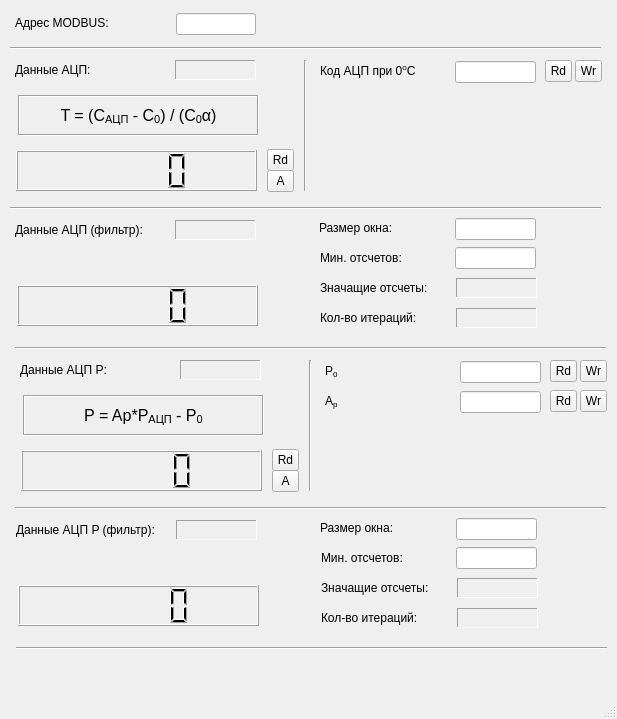
<?xml version="1.0" encoding="UTF-8"?>
<ui version="4.0">
 <class>fmTPPar</class>
 <widget class="QMainWindow" name="fmTPPar">
  <property name="geometry">
   <rect>
    <x>0</x>
    <y>0</y>
    <width>617</width>
    <height>719</height>
   </rect>
  </property>
  <property name="minimumSize">
   <size>
    <width>617</width>
    <height>382</height>
   </size>
  </property>
  <property name="maximumSize">
   <size>
    <width>617</width>
    <height>16777215</height>
   </size>
  </property>
  <property name="windowTitle">
   <string> Термометр и Измеритель давления</string>
  </property>
  <widget class="QWidget" name="centralwidget">
   <widget class="QLCDNumber" name="lcdDataConv">
    <property name="geometry">
     <rect>
      <x>16</x>
      <y>150</y>
      <width>241</width>
      <height>41</height>
     </rect>
    </property>
   </widget>
   <widget class="QLabel" name="label">
    <property name="geometry">
     <rect>
      <x>15</x>
      <y>62</y>
      <width>111</width>
      <height>16</height>
     </rect>
    </property>
    <property name="font">
     <font>
      <pointsize>9</pointsize>
     </font>
    </property>
    <property name="text">
     <string>Данные АЦП:</string>
    </property>
   </widget>
   <widget class="QToolButton" name="tbScan">
    <property name="geometry">
     <rect>
      <x>267</x>
      <y>149</y>
      <width>27</width>
      <height>22</height>
     </rect>
    </property>
    <property name="text">
     <string>Rd</string>
    </property>
   </widget>
   <widget class="QLabel" name="llData">
    <property name="geometry">
     <rect>
      <x>175</x>
      <y>60</y>
      <width>81</width>
      <height>20</height>
     </rect>
    </property>
    <property name="font">
     <font>
      <pointsize>9</pointsize>
     </font>
    </property>
    <property name="frameShape">
     <enum>QFrame::Panel</enum>
    </property>
    <property name="frameShadow">
     <enum>QFrame::Sunken</enum>
    </property>
    <property name="text">
     <string/>
    </property>
   </widget>
   <widget class="QToolButton" name="tbAutoScan">
    <property name="geometry">
     <rect>
      <x>267</x>
      <y>170</y>
      <width>27</width>
      <height>22</height>
     </rect>
    </property>
    <property name="text">
     <string>A</string>
    </property>
   </widget>
   <widget class="Line" name="line">
    <property name="geometry">
     <rect>
      <x>295</x>
      <y>60</y>
      <width>20</width>
      <height>131</height>
     </rect>
    </property>
    <property name="orientation">
     <enum>Qt::Vertical</enum>
    </property>
   </widget>
   <widget class="QToolButton" name="tbCR0Wr">
    <property name="geometry">
     <rect>
      <x>575</x>
      <y>60</y>
      <width>27</width>
      <height>22</height>
     </rect>
    </property>
    <property name="text">
     <string>Wr</string>
    </property>
   </widget>
   <widget class="QLineEdit" name="leCR0">
    <property name="geometry">
     <rect>
      <x>455</x>
      <y>61</y>
      <width>81</width>
      <height>22</height>
     </rect>
    </property>
    <property name="font">
     <font>
      <pointsize>9</pointsize>
     </font>
    </property>
   </widget>
   <widget class="QLabel" name="label_14">
    <property name="geometry">
     <rect>
      <x>320</x>
      <y>63</y>
      <width>121</width>
      <height>16</height>
     </rect>
    </property>
    <property name="font">
     <font>
      <pointsize>9</pointsize>
     </font>
    </property>
    <property name="lineWidth">
     <number>-5</number>
    </property>
    <property name="text">
     <string>Код АЦП при 0&lt;sup&gt;o&lt;/sup&gt;С</string>
    </property>
   </widget>
   <widget class="QToolButton" name="tbCR0Rd">
    <property name="geometry">
     <rect>
      <x>545</x>
      <y>60</y>
      <width>27</width>
      <height>22</height>
     </rect>
    </property>
    <property name="text">
     <string>Rd</string>
    </property>
   </widget>
   <widget class="QLabel" name="label_16">
    <property name="geometry">
     <rect>
      <x>15</x>
      <y>15</y>
      <width>111</width>
      <height>16</height>
     </rect>
    </property>
    <property name="font">
     <font>
      <pointsize>9</pointsize>
     </font>
    </property>
    <property name="text">
     <string>Адрес MODBUS:</string>
    </property>
   </widget>
   <widget class="QLineEdit" name="leAddrMB">
    <property name="geometry">
     <rect>
      <x>176</x>
      <y>13</y>
      <width>80</width>
      <height>22</height>
     </rect>
    </property>
    <property name="font">
     <font>
      <pointsize>9</pointsize>
     </font>
    </property>
   </widget>
   <widget class="Line" name="line_2">
    <property name="geometry">
     <rect>
      <x>10</x>
      <y>40</y>
      <width>591</width>
      <height>16</height>
     </rect>
    </property>
    <property name="orientation">
     <enum>Qt::Horizontal</enum>
    </property>
   </widget>
   <widget class="QLabel" name="label_3">
    <property name="geometry">
     <rect>
      <x>18</x>
      <y>95</y>
      <width>241</width>
      <height>41</height>
     </rect>
    </property>
    <property name="font">
     <font>
      <family>Arial</family>
      <pointsize>12</pointsize>
      <weight>50</weight>
      <bold>false</bold>
     </font>
    </property>
    <property name="frameShape">
     <enum>QFrame::Box</enum>
    </property>
    <property name="frameShadow">
     <enum>QFrame::Sunken</enum>
    </property>
    <property name="text">
     <string>T =  (C&lt;sub&gt;АЦП&lt;/sub&gt; - С&lt;sub&gt;0&lt;/sub&gt;) / (С&lt;sub&gt;0&lt;/sub&gt;&amp;#945;)</string>
    </property>
    <property name="alignment">
     <set>Qt::AlignCenter</set>
    </property>
   </widget>
   <widget class="Line" name="line_3">
    <property name="geometry">
     <rect>
      <x>10</x>
      <y>200</y>
      <width>591</width>
      <height>16</height>
     </rect>
    </property>
    <property name="orientation">
     <enum>Qt::Horizontal</enum>
    </property>
   </widget>
   <widget class="QLabel" name="label_4">
    <property name="geometry">
     <rect>
      <x>15</x>
      <y>222</y>
      <width>161</width>
      <height>16</height>
     </rect>
    </property>
    <property name="font">
     <font>
      <pointsize>9</pointsize>
     </font>
    </property>
    <property name="text">
     <string>Данные АЦП (фильтр):</string>
    </property>
   </widget>
   <widget class="QLabel" name="llDataF">
    <property name="geometry">
     <rect>
      <x>175</x>
      <y>220</y>
      <width>81</width>
      <height>20</height>
     </rect>
    </property>
    <property name="font">
     <font>
      <pointsize>9</pointsize>
     </font>
    </property>
    <property name="frameShape">
     <enum>QFrame::Panel</enum>
    </property>
    <property name="frameShadow">
     <enum>QFrame::Sunken</enum>
    </property>
    <property name="text">
     <string/>
    </property>
   </widget>
   <widget class="QLCDNumber" name="lcdDataConvF">
    <property name="geometry">
     <rect>
      <x>17</x>
      <y>285</y>
      <width>241</width>
      <height>41</height>
     </rect>
    </property>
   </widget>
   <widget class="QLineEdit" name="leWSize">
    <property name="geometry">
     <rect>
      <x>455</x>
      <y>218</y>
      <width>81</width>
      <height>22</height>
     </rect>
    </property>
    <property name="font">
     <font>
      <pointsize>9</pointsize>
     </font>
    </property>
   </widget>
   <widget class="QLabel" name="label_17">
    <property name="geometry">
     <rect>
      <x>320</x>
      <y>250</y>
      <width>121</width>
      <height>16</height>
     </rect>
    </property>
    <property name="font">
     <font>
      <pointsize>9</pointsize>
     </font>
    </property>
    <property name="lineWidth">
     <number>-5</number>
    </property>
    <property name="text">
     <string>Мин. отсчетов:</string>
    </property>
   </widget>
   <widget class="QLineEdit" name="leMinCntS">
    <property name="geometry">
     <rect>
      <x>455</x>
      <y>247</y>
      <width>81</width>
      <height>22</height>
     </rect>
    </property>
    <property name="font">
     <font>
      <pointsize>9</pointsize>
     </font>
    </property>
   </widget>
   <widget class="QLabel" name="label_18">
    <property name="geometry">
     <rect>
      <x>319</x>
      <y>220</y>
      <width>91</width>
      <height>16</height>
     </rect>
    </property>
    <property name="font">
     <font>
      <pointsize>9</pointsize>
     </font>
    </property>
    <property name="lineWidth">
     <number>-5</number>
    </property>
    <property name="text">
     <string>Размер окна:</string>
    </property>
   </widget>
   <widget class="QLabel" name="llCntS">
    <property name="geometry">
     <rect>
      <x>456</x>
      <y>278</y>
      <width>81</width>
      <height>20</height>
     </rect>
    </property>
    <property name="font">
     <font>
      <pointsize>9</pointsize>
     </font>
    </property>
    <property name="frameShape">
     <enum>QFrame::Panel</enum>
    </property>
    <property name="frameShadow">
     <enum>QFrame::Sunken</enum>
    </property>
    <property name="text">
     <string/>
    </property>
   </widget>
   <widget class="QLabel" name="label_5">
    <property name="geometry">
     <rect>
      <x>320</x>
      <y>280</y>
      <width>131</width>
      <height>16</height>
     </rect>
    </property>
    <property name="font">
     <font>
      <pointsize>9</pointsize>
     </font>
    </property>
    <property name="text">
     <string>Значащие отсчеты:</string>
    </property>
   </widget>
   <widget class="QLabel" name="llNumPass">
    <property name="geometry">
     <rect>
      <x>456</x>
      <y>308</y>
      <width>81</width>
      <height>20</height>
     </rect>
    </property>
    <property name="font">
     <font>
      <pointsize>9</pointsize>
     </font>
    </property>
    <property name="frameShape">
     <enum>QFrame::Panel</enum>
    </property>
    <property name="frameShadow">
     <enum>QFrame::Sunken</enum>
    </property>
    <property name="text">
     <string/>
    </property>
   </widget>
   <widget class="QLabel" name="label_6">
    <property name="geometry">
     <rect>
      <x>320</x>
      <y>310</y>
      <width>131</width>
      <height>16</height>
     </rect>
    </property>
    <property name="font">
     <font>
      <pointsize>9</pointsize>
     </font>
    </property>
    <property name="text">
     <string>Кол-во итераций:</string>
    </property>
   </widget>
   <widget class="Line" name="line_4">
    <property name="geometry">
     <rect>
      <x>15</x>
      <y>340</y>
      <width>591</width>
      <height>16</height>
     </rect>
    </property>
    <property name="orientation">
     <enum>Qt::Horizontal</enum>
    </property>
   </widget>
   <widget class="Line" name="line_5">
    <property name="geometry">
     <rect>
      <x>15</x>
      <y>500</y>
      <width>591</width>
      <height>16</height>
     </rect>
    </property>
    <property name="orientation">
     <enum>Qt::Horizontal</enum>
    </property>
   </widget>
   <widget class="QToolButton" name="tbP0Rd">
    <property name="geometry">
     <rect>
      <x>550</x>
      <y>360</y>
      <width>27</width>
      <height>22</height>
     </rect>
    </property>
    <property name="text">
     <string>Rd</string>
    </property>
   </widget>
   <widget class="QLCDNumber" name="lcdDataConv_P">
    <property name="geometry">
     <rect>
      <x>21</x>
      <y>450</y>
      <width>241</width>
      <height>41</height>
     </rect>
    </property>
   </widget>
   <widget class="QLabel" name="label_7">
    <property name="geometry">
     <rect>
      <x>23</x>
      <y>395</y>
      <width>241</width>
      <height>41</height>
     </rect>
    </property>
    <property name="font">
     <font>
      <family>Arial</family>
      <pointsize>12</pointsize>
      <weight>50</weight>
      <bold>false</bold>
     </font>
    </property>
    <property name="frameShape">
     <enum>QFrame::Box</enum>
    </property>
    <property name="frameShadow">
     <enum>QFrame::Sunken</enum>
    </property>
    <property name="text">
     <string>P =  Ap*P&lt;sub&gt;АЦП&lt;/sub&gt; - P&lt;sub&gt;0&lt;/sub&gt;</string>
    </property>
    <property name="alignment">
     <set>Qt::AlignCenter</set>
    </property>
   </widget>
   <widget class="QLabel" name="label_15">
    <property name="geometry">
     <rect>
      <x>325</x>
      <y>363</y>
      <width>121</width>
      <height>16</height>
     </rect>
    </property>
    <property name="font">
     <font>
      <pointsize>9</pointsize>
     </font>
    </property>
    <property name="lineWidth">
     <number>-5</number>
    </property>
    <property name="text">
     <string>P&lt;sub&gt;0&lt;/sub&gt;</string>
    </property>
   </widget>
   <widget class="QLabel" name="llData_P">
    <property name="geometry">
     <rect>
      <x>180</x>
      <y>360</y>
      <width>81</width>
      <height>20</height>
     </rect>
    </property>
    <property name="font">
     <font>
      <pointsize>9</pointsize>
     </font>
    </property>
    <property name="frameShape">
     <enum>QFrame::Panel</enum>
    </property>
    <property name="frameShadow">
     <enum>QFrame::Sunken</enum>
    </property>
    <property name="text">
     <string/>
    </property>
   </widget>
   <widget class="QToolButton" name="tbScan_P">
    <property name="geometry">
     <rect>
      <x>272</x>
      <y>449</y>
      <width>27</width>
      <height>22</height>
     </rect>
    </property>
    <property name="text">
     <string>Rd</string>
    </property>
   </widget>
   <widget class="Line" name="line_6">
    <property name="geometry">
     <rect>
      <x>300</x>
      <y>360</y>
      <width>20</width>
      <height>131</height>
     </rect>
    </property>
    <property name="orientation">
     <enum>Qt::Vertical</enum>
    </property>
   </widget>
   <widget class="QLineEdit" name="leP0">
    <property name="geometry">
     <rect>
      <x>460</x>
      <y>361</y>
      <width>81</width>
      <height>22</height>
     </rect>
    </property>
    <property name="font">
     <font>
      <pointsize>9</pointsize>
     </font>
    </property>
   </widget>
   <widget class="QToolButton" name="tbAutoScan_P">
    <property name="geometry">
     <rect>
      <x>272</x>
      <y>470</y>
      <width>27</width>
      <height>22</height>
     </rect>
    </property>
    <property name="text">
     <string>A</string>
    </property>
   </widget>
   <widget class="QLabel" name="label_2">
    <property name="geometry">
     <rect>
      <x>20</x>
      <y>362</y>
      <width>111</width>
      <height>16</height>
     </rect>
    </property>
    <property name="font">
     <font>
      <pointsize>9</pointsize>
     </font>
    </property>
    <property name="text">
     <string>Данные АЦП P:</string>
    </property>
   </widget>
   <widget class="QToolButton" name="tbP0Wr">
    <property name="geometry">
     <rect>
      <x>580</x>
      <y>360</y>
      <width>27</width>
      <height>22</height>
     </rect>
    </property>
    <property name="text">
     <string>Wr</string>
    </property>
   </widget>
   <widget class="QLabel" name="label_19">
    <property name="geometry">
     <rect>
      <x>325</x>
      <y>393</y>
      <width>121</width>
      <height>16</height>
     </rect>
    </property>
    <property name="font">
     <font>
      <pointsize>9</pointsize>
     </font>
    </property>
    <property name="lineWidth">
     <number>-5</number>
    </property>
    <property name="text">
     <string>A&lt;sub&gt;p&lt;/sub&gt;</string>
    </property>
   </widget>
   <widget class="QToolButton" name="tbApRd">
    <property name="geometry">
     <rect>
      <x>550</x>
      <y>390</y>
      <width>27</width>
      <height>22</height>
     </rect>
    </property>
    <property name="text">
     <string>Rd</string>
    </property>
   </widget>
   <widget class="QLineEdit" name="leAp">
    <property name="geometry">
     <rect>
      <x>460</x>
      <y>391</y>
      <width>81</width>
      <height>22</height>
     </rect>
    </property>
    <property name="font">
     <font>
      <pointsize>9</pointsize>
     </font>
    </property>
   </widget>
   <widget class="QToolButton" name="tbApWr">
    <property name="geometry">
     <rect>
      <x>580</x>
      <y>390</y>
      <width>27</width>
      <height>22</height>
     </rect>
    </property>
    <property name="text">
     <string>Wr</string>
    </property>
   </widget>
   <widget class="QLabel" name="label_8">
    <property name="geometry">
     <rect>
      <x>321</x>
      <y>610</y>
      <width>131</width>
      <height>16</height>
     </rect>
    </property>
    <property name="font">
     <font>
      <pointsize>9</pointsize>
     </font>
    </property>
    <property name="text">
     <string>Кол-во итераций:</string>
    </property>
   </widget>
   <widget class="Line" name="line_8">
    <property name="geometry">
     <rect>
      <x>16</x>
      <y>640</y>
      <width>591</width>
      <height>16</height>
     </rect>
    </property>
    <property name="orientation">
     <enum>Qt::Horizontal</enum>
    </property>
   </widget>
   <widget class="QLabel" name="llNumPass_2">
    <property name="geometry">
     <rect>
      <x>457</x>
      <y>608</y>
      <width>81</width>
      <height>20</height>
     </rect>
    </property>
    <property name="font">
     <font>
      <pointsize>9</pointsize>
     </font>
    </property>
    <property name="frameShape">
     <enum>QFrame::Panel</enum>
    </property>
    <property name="frameShadow">
     <enum>QFrame::Sunken</enum>
    </property>
    <property name="text">
     <string/>
    </property>
   </widget>
   <widget class="QLabel" name="llCntS_2">
    <property name="geometry">
     <rect>
      <x>457</x>
      <y>578</y>
      <width>81</width>
      <height>20</height>
     </rect>
    </property>
    <property name="font">
     <font>
      <pointsize>9</pointsize>
     </font>
    </property>
    <property name="frameShape">
     <enum>QFrame::Panel</enum>
    </property>
    <property name="frameShadow">
     <enum>QFrame::Sunken</enum>
    </property>
    <property name="text">
     <string/>
    </property>
   </widget>
   <widget class="QLabel" name="label_20">
    <property name="geometry">
     <rect>
      <x>321</x>
      <y>550</y>
      <width>121</width>
      <height>16</height>
     </rect>
    </property>
    <property name="font">
     <font>
      <pointsize>9</pointsize>
     </font>
    </property>
    <property name="lineWidth">
     <number>-5</number>
    </property>
    <property name="text">
     <string>Мин. отсчетов:</string>
    </property>
   </widget>
   <widget class="QLineEdit" name="leMinCntSP">
    <property name="geometry">
     <rect>
      <x>456</x>
      <y>547</y>
      <width>81</width>
      <height>22</height>
     </rect>
    </property>
    <property name="font">
     <font>
      <pointsize>9</pointsize>
     </font>
    </property>
   </widget>
   <widget class="QLCDNumber" name="lcdDataConvF_P">
    <property name="geometry">
     <rect>
      <x>18</x>
      <y>585</y>
      <width>241</width>
      <height>41</height>
     </rect>
    </property>
   </widget>
   <widget class="QLineEdit" name="leWSizeP">
    <property name="geometry">
     <rect>
      <x>456</x>
      <y>518</y>
      <width>81</width>
      <height>22</height>
     </rect>
    </property>
    <property name="font">
     <font>
      <pointsize>9</pointsize>
     </font>
    </property>
   </widget>
   <widget class="QLabel" name="label_9">
    <property name="geometry">
     <rect>
      <x>16</x>
      <y>522</y>
      <width>161</width>
      <height>16</height>
     </rect>
    </property>
    <property name="font">
     <font>
      <pointsize>9</pointsize>
     </font>
    </property>
    <property name="text">
     <string>Данные АЦП P (фильтр):</string>
    </property>
   </widget>
   <widget class="QLabel" name="label_10">
    <property name="geometry">
     <rect>
      <x>321</x>
      <y>580</y>
      <width>131</width>
      <height>16</height>
     </rect>
    </property>
    <property name="font">
     <font>
      <pointsize>9</pointsize>
     </font>
    </property>
    <property name="text">
     <string>Значащие отсчеты:</string>
    </property>
   </widget>
   <widget class="QLabel" name="llDataF_P">
    <property name="geometry">
     <rect>
      <x>176</x>
      <y>520</y>
      <width>81</width>
      <height>20</height>
     </rect>
    </property>
    <property name="font">
     <font>
      <pointsize>9</pointsize>
     </font>
    </property>
    <property name="frameShape">
     <enum>QFrame::Panel</enum>
    </property>
    <property name="frameShadow">
     <enum>QFrame::Sunken</enum>
    </property>
    <property name="text">
     <string/>
    </property>
   </widget>
   <widget class="QLabel" name="label_21">
    <property name="geometry">
     <rect>
      <x>320</x>
      <y>520</y>
      <width>91</width>
      <height>16</height>
     </rect>
    </property>
    <property name="font">
     <font>
      <pointsize>9</pointsize>
     </font>
    </property>
    <property name="lineWidth">
     <number>-5</number>
    </property>
    <property name="text">
     <string>Размер окна:</string>
    </property>
   </widget>
  </widget>
  <widget class="QMenuBar" name="menubar">
   <property name="geometry">
    <rect>
     <x>0</x>
     <y>0</y>
     <width>617</width>
     <height>21</height>
    </rect>
   </property>
  </widget>
  <widget class="QStatusBar" name="statusbar"/>
  <action name="actConf">
   <property name="text">
    <string>Настройки</string>
   </property>
  </action>
 </widget>
 <resources/>
 <connections/>
</ui>
